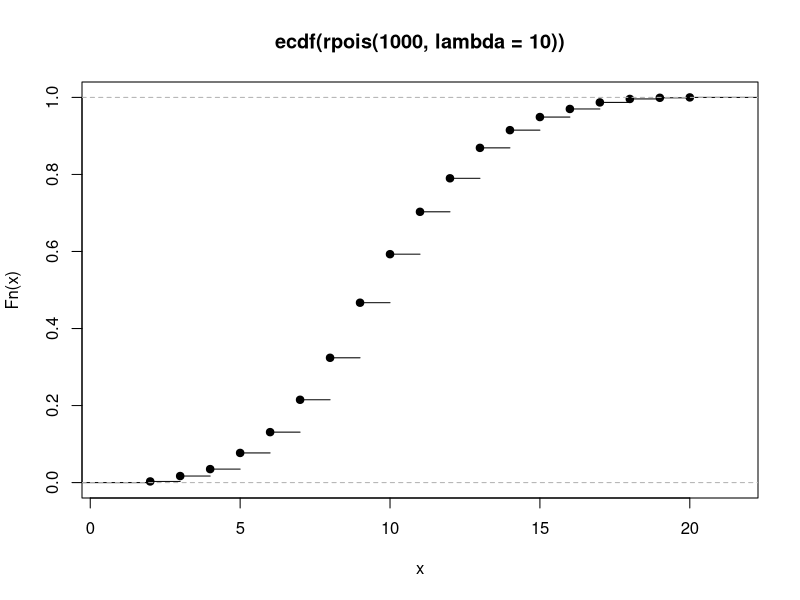

Source code (R):
##examples - solutions

#A wolf population has 500 pairs remaining.  
#If each wolf pair normally has around a 4 pups, 
#but the fraction of wolves born with a lethal recessive allele is 0.2, 
#how many live offspring are likely to be born alive?
#(Hint – you need to draw randomly from 2 different distributions!)

#wolves
pupstot =rpois(500,lambda =4)
livebirths = rbinom(500,size =pupstot,p=.8)
sum(livebirths)
#check work
sum(livebirths) / sum(pupstot)



#If there are 1000 seeds in a seedbank 
#and each seed has a 2% chance of being eaten 
#and a 1% probability of sprouting each day, how many 
#seedlings would we expect to see sprouting each day? 

#seedbank
#one day
seeds.not.eaten = rbinom(1000,size=1,p = .98)
seeds.sprouted = rbinom(n = seeds.not.eaten,size=1, p=.01 )
sum(seeds.sprouted)


#The number of eggs laid by squid varies dramatically 
#among individuals. The mean number of eggs is 300, 
#but the dispersion is 1. What is the 85th percentile of the number of eggs laid?

#squid
#Given a p between 0 and 1, qnorm will like up the p-th quantile of the distribution
qnbinom(p=.85,mu = 300, size=1)
quantile(rnbinom(1000,mu = 300, size=1))

#I census 15 populations of pikas on 15 mountains. 
#I find that the average population size is 10. What is 
#the probability of  a population of more than 12 individuals?
#(Hint – there is information here that you don’t need…)


#pikas
#p functions give you the CDF or prob that something is more than your value
#what is the probability that the value is less than or equal to x
ppois(q = 12, lambda = 10, lower.tail = F)

plot(ecdf(rpois(1000,lambda = 10)))
